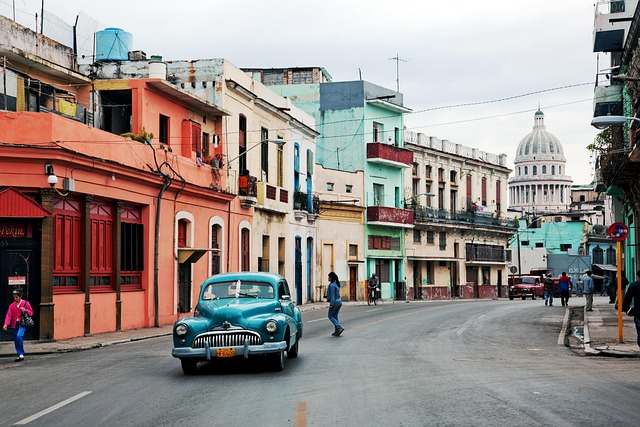
#> input picture images/cars.jpg, 640 x 427 px, found by its file name
$ python 8th_contoursDetection.py
#> lines starting #> are read from the running program, lines starting #| are printed output that depends on the picture; after the words box and inside, x2 and y2 are one past the last pixel; in counts of white or black regions, pixels touching at a corner belong together
import cv2 as cv
import numpy as np

img = cv.imread('E:\OpenCV Image detections\images\cars.jpg')
#> img is the input picture: shape (427, 640, 3); mean B, G, R 136.9, 140.7, 149.5

cv.imshow('image', img)

#from gray, blur, edge count contours
gray = cv.cvtColor(img, cv.COLOR_BGR2GRAY)
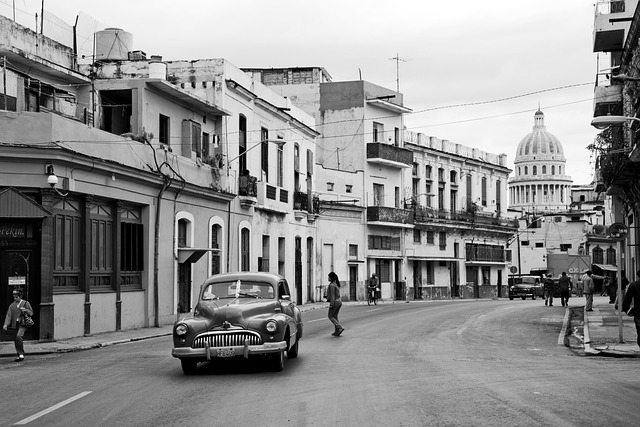
#> gray: shape (427, 640); min 0, max 255, mean 142.9
cv.imshow('gray', gray)

blur = cv.GaussianBlur(gray, (3,3), cv.BORDER_DEFAULT)
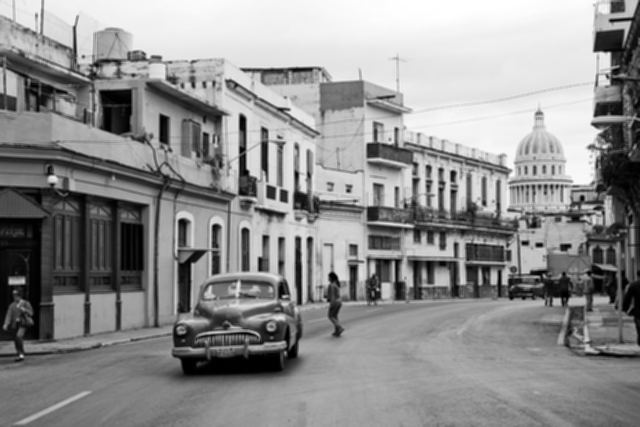
#> blur: shape (427, 640); min 0, max 255, mean 142.9
cv.imshow('blur', blur)

canny = cv.Canny(blur, 125, 255)
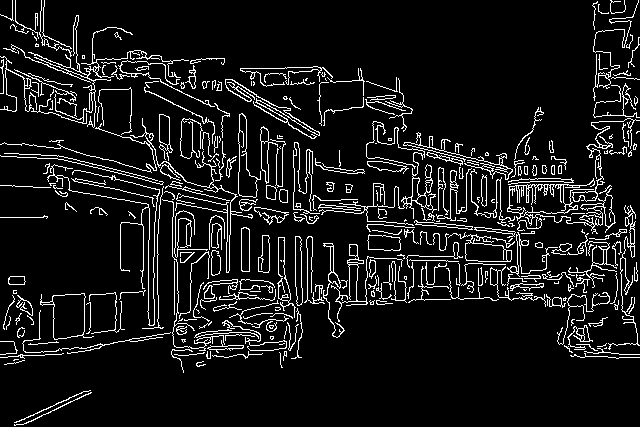
#> canny: shape (427, 640); 9% white in thin lines or dots
cv.imshow('edge', canny)

contours, hierarchies = cv.findContours(gray, cv.RETR_TREE, cv.CHAIN_APPROX_NONE)
#> contours = 494 contours, 481 with area under 20; largest, box (x1, y1, x2, y2) and area: (0, 0, 640, 427) 272205, (181, 355, 281, 375) 909, (126, 242, 132, 258) 57, (137, 224, 142, 241) 46, (214, 358, 226, 369) 46
print(f'{len(contours)} contours found')
#| 494 contours found

#thresh hold count contours
ret, thresh = cv.threshold(gray, 125, 175, cv.THRESH_BINARY)
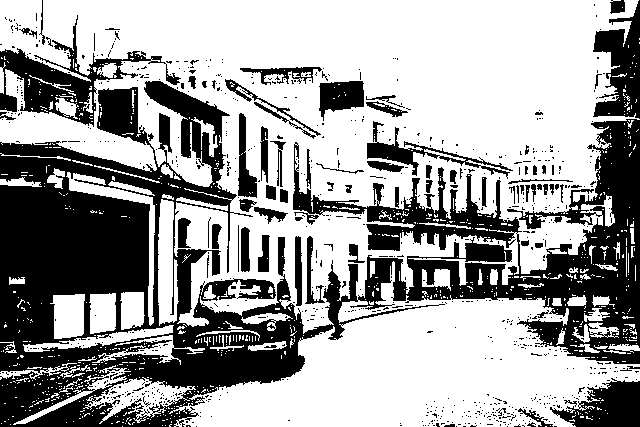
#> thresh: shape (427, 640); values 0 (black) and 175 (white), 62.4% white; 815 black regions (740 under 20 px)
cv.imshow('thresh', thresh)

contours1, hierarchies1 = cv.findContours(thresh, cv.RETR_LIST, cv.CHAIN_APPROX_NONE)
#> contours1 = 1943 contours, 1770 with area under 20; largest, box (x1, y1, x2, y2) and area: (0, 0, 640, 427) 165121, (292, 143, 523, 252) 6984, (83, 377, 196, 424) 2063, (158, 199, 179, 326) 1778, (366, 126, 514, 177) 1584
print(f'{len(contours1)} contours found again')
#| 1943 contours found again


#draw contours
blank = np.zeros(img.shape, dtype='uint8')
cv.drawContours(blank, contours1, -1, (0,255,0), 1)
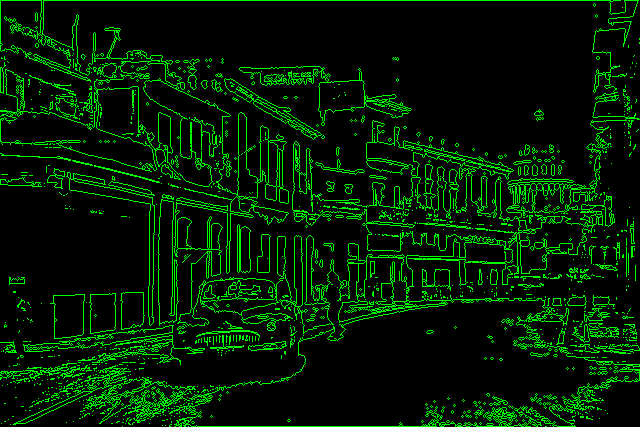
#> blank: shape (427, 640, 3); mean of channels 0, 1, 2 0, 28.2, 0; drawn as B, G, R
cv.imshow('Draw contours', blank)

cv.waitKey(0)
